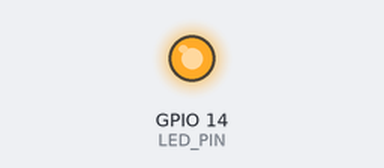
A program run on a simulated Raspberry Pi (BCM pin numbers). Parts: output pins drawn as LEDs (lit = HIGH). At 0.0 s the program stops and its outputs stay as they are.

Above: at 0.1 s.
Timing chart, 0 to 1.5 s (numbered marks = the images above):
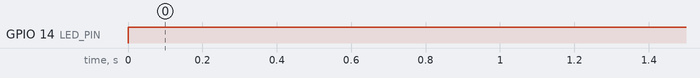

The program:

led_on.py
```python
import RPi.GPIO as GPIO # GPIOからデジタル入出力するライブラリ

LED_PIN = 14    # GPIOの14番を使用する。

GPIO.setmode(GPIO.BCM)  # GPIOの番号で指定するモードに設定する。
GPIO.setup(LED_PIN, GPIO.OUT)   # LED_PINで指定した番号を、出力モードに設定する。

GPIO.output(LED_PIN, GPIO.HIGH) # LED_PINで指定した番号の出力を、High(3.3V)にする。
```

Measured:
- by itself, GPIO 14 (LED_PIN): LOW → HIGH at 0.00 s
